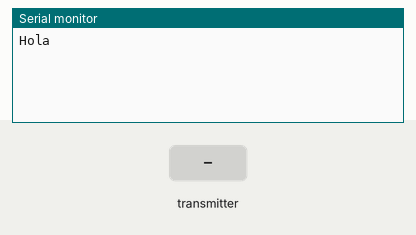
This sketch was run on a simulated Arduino Uno, built with avr-gcc and run on an emulated ATmega328P. Shown: the last lines printed to the serial monitor. The inputs (shaded band) are chosen by the test bench. No radio packets arrive unless stated.

Above: at 1.2 s.
1.3 s: the transmitter starts sending comando = 0
At 1.37 s:
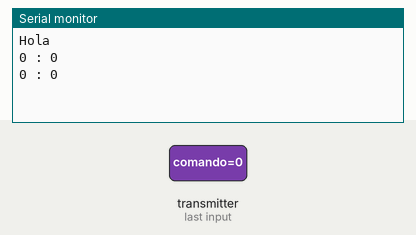
3.2 s: the transmitter starts sending comando = 256
At 3.22 s:
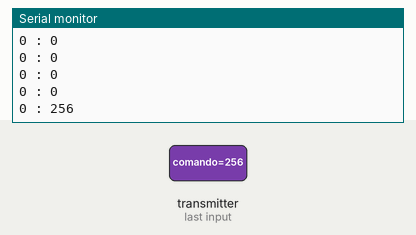

The sketch:

NRF2401_Receptor.ino
```cpp
/*
* Getting Started example sketch for nRF24L01+ radios
* This is a very basic example of how to send data from one node to another
* Updated: Dec 2014 by TMRh20
* 1 - GND   BLACK   - GND
* 2 - VCC   RED     - 3.3 Volts
* 3 - CE    ORANGE  -  9
* 4 - CSN   YELLOW  - 10
* 5 - SCK   GREEN   - 13
* 6 - MOSI  BLUE    - 11
* 7 - MISO  VIOLET  - 12
* 8 - IRQ   GRAY    -
*/

#include <SPI.h>
#include "RF24.h"


/****************** User Config ***************************/
/***      Set this radio as radio number 0 or 1         ***/
bool radioNumber = 1;//=>receiving

/* Hardware configuration: Set up nRF24L01 radio on SPI bus plus pins 7 & 8 */
RF24 radio(9,10);
/**********************************************************/

byte addresses[][6] = {"1Node","2Node"};

int VELOCIDAD;
int CURVA;

void setup() {
  Serial.begin(115200);
  Serial.println("Hola");
  radio.begin();

  // Set the PA Level low to prevent power supply related issues since this is a
 // getting_started sketch, and the likelihood of close proximity of the devices. RF24_PA_MAX is default.
  //radio.setPALevel(RF24_PA_LOW);

  if(radioNumber){
    radio.openWritingPipe(addresses[1]);
    radio.openReadingPipe(1,addresses[0]);
  }else{
    radio.openWritingPipe(addresses[0]);
    radio.openReadingPipe(1,addresses[1]);
  }

  // Start the radio listening for data
  radio.startListening();
}

void loop() {

  unsigned long comando;

  if( radio.available()){
                                                                  // Variable for the received timestamp
    while (radio.available()) {                                   // While there is data ready
      radio.read( &comando, sizeof(unsigned long) );             // Get the payload
    }

    radio.stopListening();                                        // First, stop listening so we can talk

    radio.write( &comando, sizeof(unsigned long) );              // Send the final one back.
    radio.startListening();                                       // Now, resume listening so we catch the next packets.

    VELOCIDAD= recorta(comando,100000,1000000000);
    CURVA = recorta(comando,1,10000);
    Serial.println("");
    Serial.print(VELOCIDAD);
    Serial.print(" : ");
    Serial.print(CURVA);
    Serial.println("");
    Serial.println("");

 }
} // Loop

int recorta(unsigned long comando, unsigned long ini, unsigned long fin){
  unsigned long final=comando;
  unsigned long inicio=comando;
  final = final - (final/fin)*fin;
  inicio = inicio - (inicio/ini)*ini;
  return (final-inicio)/ini;
}
```

Measured:
- after the input at 1.3 s, the serial monitor: prints a new line at once (image 1)
- after the input at 3.2 s, the serial monitor: prints a new line at once (image 2)
